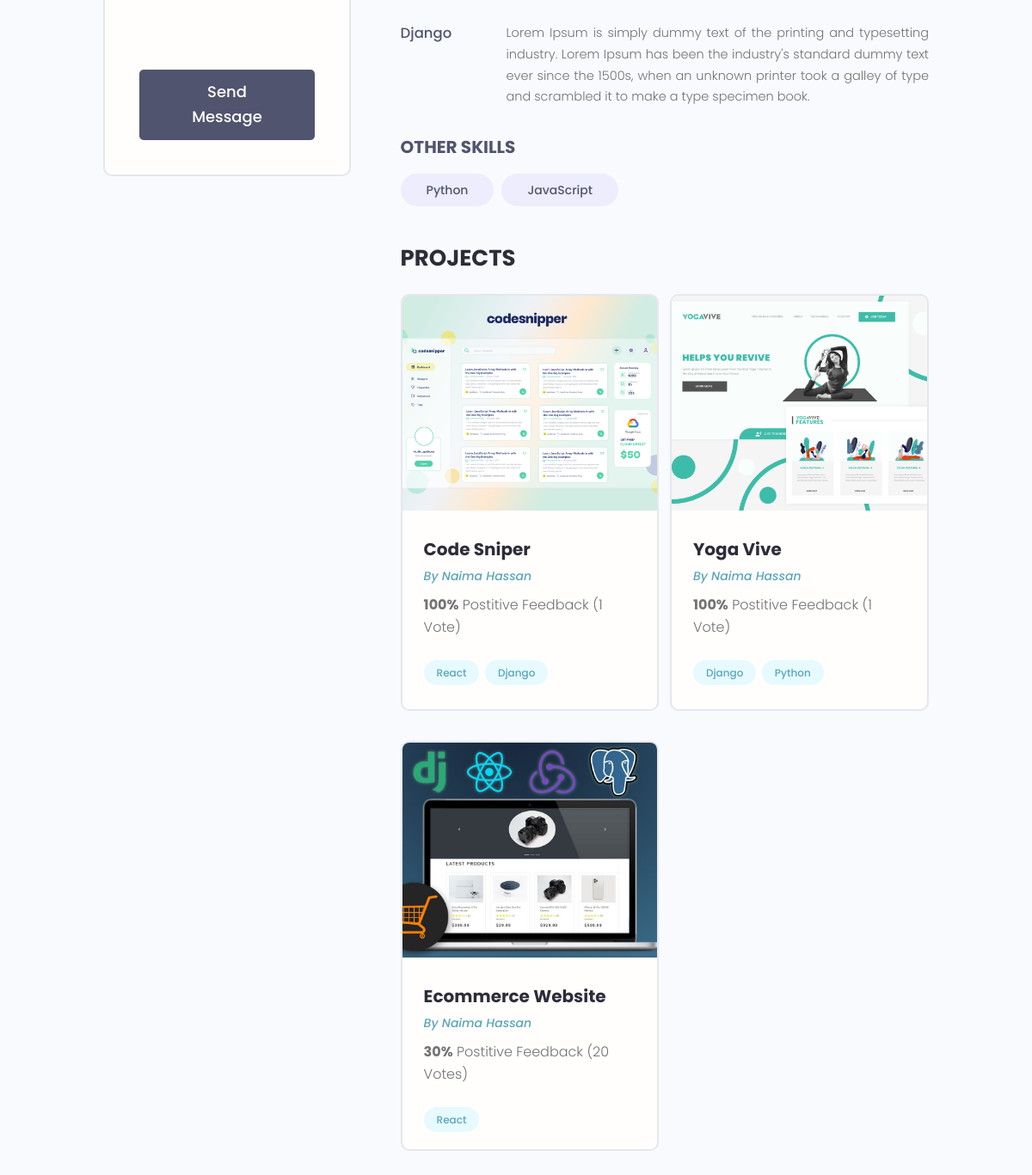
/profile/57720d48-24d0-4f7a-886d-cf2a162ddf82/ (lower part), run on an earlier commit of the app's database.
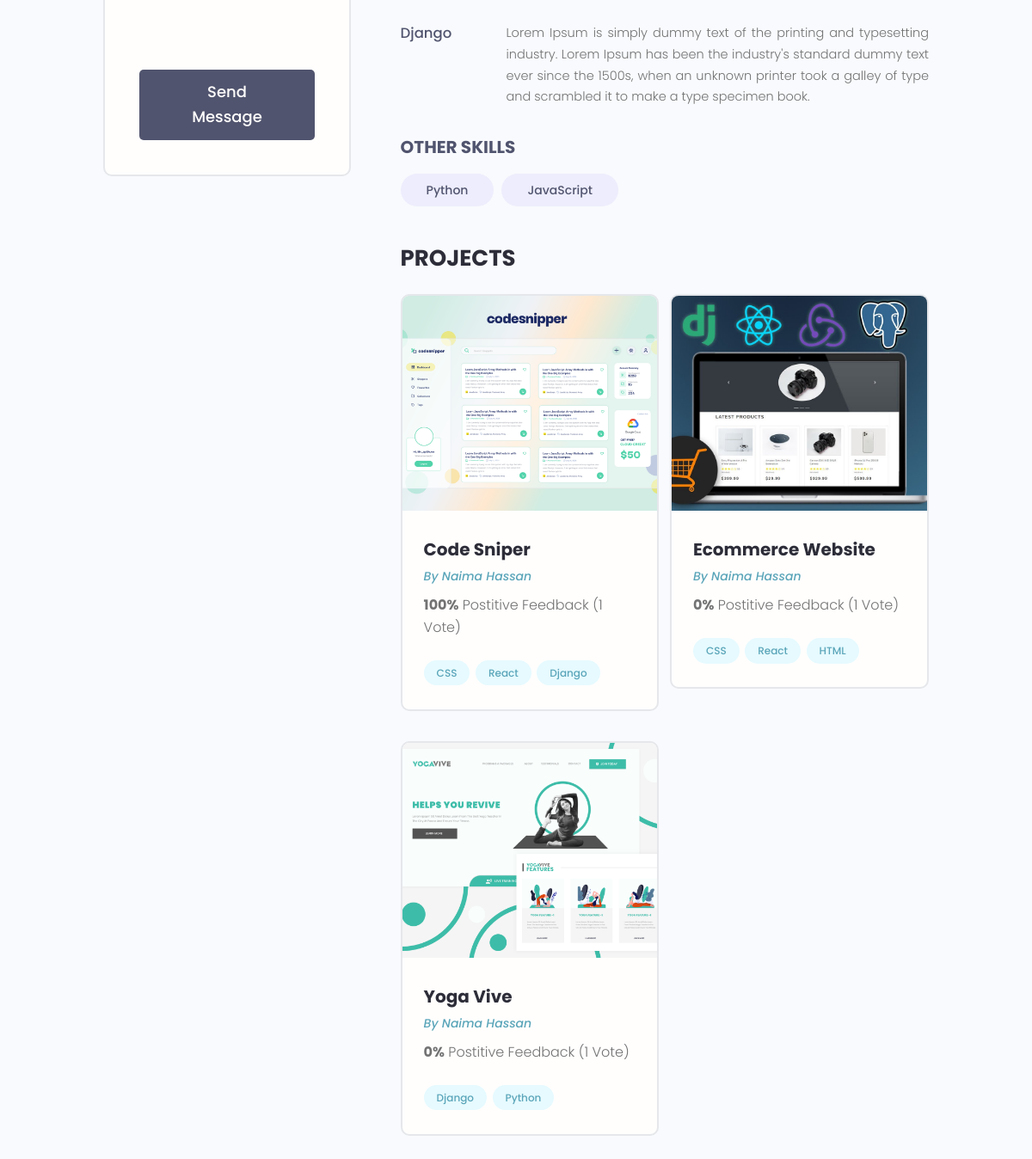
And on a later commit of the database.
### users/models.py (models this page shows, shortened)
class Skill(models.Model):
   owner = models.ForeignKey(Profile, on_delete=models.CASCADE, null=True, blank=True)
   name = models.CharField(max_length=200, null=True, blank=True)
   description = models.TextField(null=True, blank=True)
   created_at = models.DateTimeField(auto_now_add=True)
   id = models.UUIDField(default = uuid.uuid4, unique=True, primary_key=True, editable=False)

class Profile(models.Model):
   user = models.OneToOneField(User, on_delete = models.CASCADE, null=True, blank=True)
   name = models.CharField(max_length=200, null=True, blank=True)
   email = models.EmailField(max_length=500, blank=True,null=True)
   username = models.CharField(max_length=200, null=True, blank=True)
   location = models.CharField(max_length=200, null=True, blank=True)
   short_intro=models.CharField(max_length=200, null=True, blank=True)
   bio = models.TextField(null=True, blank=True)
   profile_image = models.ImageField(null=True, blank=True, upload_to='profiles/', default='profiles/user-default.png')
   social_github = models.CharField(max_length=200, null=True, blank=True)
   social_twitter = models.CharField(max_length=200, null=True, blank=True)
   social_linkedin = models.CharField(max_length=200, null=True, blank=True)
   social_youtube = models.CharField(max_length=200, null=True, blank=True)
   social_website = models.CharField(max_length=200, null=True, blank=True)
   created_at = models.DateTimeField(auto_now_add=True)
   id = models.UUIDField(default = uuid.uuid4, unique=True, primary_key=True, editable=False)
   class Meta:
      ordering = ['created_at']
   @property
   def imageURL(self):
      try:
         url = self.profile_image.url
      except:
         url = ''
      return url

### projects/models.py (models this page shows, shortened)
class Projects(models.Model):
  owner          = models.ForeignKey(Profile, null=True, blank=True, on_delete=models.CASCADE)
  title          = models.CharField(max_length=200)
  description    = models.TextField(null=True, blank=True)
  featured_image = models.ImageField(null=True, blank=True, default="default.jpg")
  demo_link      = models.CharField(max_length=2000,null=True, blank=True)
  source_link    = models.CharField(max_length=2000,null=True, blank=True)
  tags           = models.ManyToManyField(Tag, blank=True)
  vote_total     = models.IntegerField(default=0,null=True, blank=True)
  vote_ratio     = models.IntegerField(default=0,null=True, blank=True)
  created_at     = models.DateTimeField(auto_now_add=True)
  id             = models.UUIDField(default = uuid.uuid4, unique=True, primary_key=True, editable=False)
  class Meta:
   ordering = ['-vote_ratio','-vote_total', 'title']
  @property
  def imageURL(self):
    try:
      url = self.featured_image.url
    except:
      url = ''
    return url

class Tag(models.Model):
  name = models.CharField(max_length=200)
  created_at = models.DateTimeField(auto_now_add=True)
  id = models.UUIDField(default = uuid.uuid4, unique=True, primary_key=True, editable=False)
  def __str__(self):
   return self.name

### users/views.py (the view)
# urls.py: path('profile/<str:pk>/', views.userProfile, name="user-profile"),
def userProfile(request, pk):
   profile = Profile.objects.get(id=pk)
   topSkills = profile.skill_set.exclude(description__exact="")
   otherSkills = profile.skill_set.filter(description="")
   context ={'profile': profile, 'topSkills': topSkills, 'otherSkills': otherSkills}
   return render(request, 'users/user-profile.html', context)

### users/templates/users/user-profile.html (shortened to what this page needs)
{% extends 'main.html' %}
{% block content %}
<main class="profile my-md">
   <div class="container">
      <div class="layout">
         <div class="column column--1of3">
            <div class="card text-center">
               <div class="card__body dev">
                  <ul class="dev__social">
                  </ul>
                  {% if request.user.profile.id != profile.id %}
                  <a href="{% url 'create-message' profile.id %}" class="btn btn--sub btn--lg">Send Message </a>
                  {% endif %}
               </div>
            </div>
         </div>
         <div class="column column--2of3">
            <div class="devInfo">
               <div class="devInfo__skills">
                  {% for skill in topSkills %}
                  <div class="devSkill">
                     <h4 class="devSkill__title">{{skill.name}}</h4>
                     <p class="devSkill__info">
                        {{skill.description}}
                     </p>
                  </div>
                  {% endfor %}
                  <h3 class="devInfo__subtitle">Other Skills</h3>
                  <div class="devInfo__otherSkills">
                     {% for skill in otherSkills %}
                     <span class="tag tag--pill tag--sub tag--lg">
                        <small>{{skill.name}}</small>
                     </span>
                     {% endfor %}
                  </div>
               </div>
            </div>
            <div class="devInfo">
               <h3 class="devInfo__title">Projects</h3>
               <div class="grid grid--two">
                  {% for project in profile.projects_set.all %}
                  <div class="column">
                     <div class="card project">
                        <a href="{% url 'project' project.id %}" class="project">
                           <img class="project__thumbnail" src="{{project.imageURL}}"
                              alt="project thumbnail" />
                           <div class="card__body">
                              <h3 class="project__title">{{project.title}}</h3>
                              <p><a class="project__author" href="{% url 'user-profile' project.owner.id %}">By
                                    {{project.owner.name}}</a></p>
                              <p class="project--rating">
                                 <span style="font-weight: bold;">{{project.vote_ratio}}%</span> Postitive
                                 Feedback ({{project.vote_total}} Vote{{project.vote_total|pluralize:'s'}})
                              </p>
                              <div class="project__tags">
                                 {% for tag in project.tags.all %}
                                 <span class="tag tag--pill tag--main">
                                    <small>{{tag}}</small>
                                 </span>
                                 {% endfor %}
                              </div>
                           </div>
                        </a>
                     </div>
                  </div>
                  {% endfor %}
               </div>
            </div>
         </div>
      </div>
   </div>
</main>
{% endblock content %}

### templates/main.html (shortened to what this page needs)
<!DOCTYPE html>
{% load static %}
<html lang="en">
<head>
   <link rel="stylesheet" href="https://cdn.iconmonstr.com/1.3.0/css/iconmonstr-iconic-font.min.css" />
   <link rel="stylesheet" href="{% static 'uikit/styles/uikit.css' %}" />
   <link rel="stylesheet" href="{% static 'styles/app.css' %}" />
</head>
<body>
   {% block content %}
   {% endblock content %}
</body>
</html>

### templates/navbar.html (shortened to what this page needs)
{% load static %}

### static/styles/app.css (style rules this page uses)
:root { --color-sub: #2d2d39; }
.btn--sub { background-color: var(--color-sub-light); }
.card { border: 2px solid var(--color-light); }
img { width: 100%; }
.profile .card > .dev { padding: 4rem; }
.dev__social { margin: 3rem 0; list-style: none; display: flex; justify-content: center; gap: 1.5rem; }
.devInfo { margin-bottom: 3rem; }
.devInfo__title, .devInfo__subtitle { font-size: 2.6rem; color: var(--color-sub); text-transform: uppercase; font-weight: 700; margin-bottom: 1.5rem; }
.devInfo__subtitle { font-size: 2rem; color: var(--color-sub-light); }
.devInfo__about, .devSkill__info { font-size: 1.45rem; line-height: 1.7; text-align: justify; }
.devSkill { margin-bottom: 3rem; }
.devSkill__title { font-size: 1.65rem; font-weight: 500; color: var(--color-sub-light); }
@media screen and (min-width: 700px) { .devSkill { display: flex; justify-content: space-between; gap: 3rem; } }
@media screen and (min-width: 700px) { .devSkill__info { flex-basis: 80%; } }
.project__author { font-size: 1.4rem; font-style: italic; }
.project--rating { margin-bottom: 1.6em; margin-top: .5em; }
.project__thumbnail { height: 25rem; object-fit: cover; object-position: top center; }
.project__title { font-size: 2rem; font-weight: 700; color: var(--color-sub); }

### static/uikit/styles/modules/_variables.css (style rules this page uses)
:root { --color-main: #5aa5b9; --color-main-light: #e6faff; --color-sub: #3f4156; --color-sub-light: #51546e; --color-sub-lighter: #ededfd; --color-text: #737373; --color-gray: #8b8b8b; --color-light: #e5e7eb; --color-light-gray: #767676; --color-bg: #f8fafd; --color-white: #fffefd; --color-white-light: #f3f3f3; --color-success: #359e64; --color-success-bg: #def8e8; --color-error: #fc4b0b; --color-error-bg: #fff2ee; --font-base: 'Poppins', arial, helvetica, 'Segoe UI', roboto, ubuntu, sans-serif; --font-monospace: 'Fira Code', 'Courier New', courier, monospace; --font-regular: 300; --font-medium: 500; --font-bold: 700; --generic-shadow: 1px 1px 5px #00000010; --generic-transition: all 0.3s ease-in-out; }

### static/uikit/styles/modules/_base.css (style rules this page uses)
* { margin: 0; padding: 0; box-sizing: border-box; text-rendering: optimizeLegibility; color: inherit; font-size: inherit; }
html { font-size: 50%; }
@media only screen and (min-width: 480px) { html { font-size: 56.25%; } }
@media only screen and (min-width: 1200px) { html { font-size: 62.5%; } }
body { line-height: 1.6; font-weight: 400; font-size: 1.5rem; color: var(--color-text); background-color: var(--color-bg); min-height: 100vh; }

### static/uikit/styles/modules/_typography.css (style rules this page uses)
* { font-family: var(--font-base); }
h3 { font-size: 3.2rem; font-weight: var(--font-medium); }
h4 { font-size: 2.8rem; font-weight: var(--font-medium); }
p, span, strong { font-size: 1.6rem; color: var(--color-text); font-weight: var(--font-regular); }
a { padding-bottom: 2px; text-decoration: none; display: inline-block; color: var(--color-main); font-weight: var(--font-medium); }

### static/uikit/styles/modules/_utilities.css (style rules this page uses)
.container { width: 92%; max-width: 165rem; margin: 0 auto; box-sizing: border-box; }
@media screen and (min-width: 1000px) { .container { width: 90%; } }
@media screen and (min-width: 1200px) { .container { width: 80%; } }
.text-center { text-align: center; }
.my-md { margin: 3rem auto; }

### static/uikit/styles/modules/_button.css (style rules this page uses)
.btn { display: inline-block; position: relative; cursor: pointer; background-color: var(--color-light); font-weight: var(--font-medium); color: var(--color-sub); text-decoration: none; padding: 1rem 2rem; border-radius: 0.5rem; border: none; width: -webkit-fit-content; width: -moz-fit-content; width: fit-content; height: -webkit-fit-content; height: -moz-fit-content; height: fit-content; font-size: 1.6rem; outline-width: 0; outline-color: transparent; -webkit-backface-visibility: hidden; backface-visibility: hidden; transition: all 0.3s ease-in-out; }
.btn--sub { background-color: var(--color-sub); color: var(--color-white); }
.btn--lg { font-size: 1.8rem; padding: 1.2rem 4.5rem; }

### static/uikit/styles/modules/_card.css (style rules this page uses)
.card { border-radius: 1rem; background-color: var(--color-white); border: 1.5px solid var(--color-light); width: auto; height: auto; margin-top: 0.5rem; margin-bottom: 0.5rem; overflow: hidden; }
.card__body, .card__header { padding: 2rem 2.5rem; }

### static/uikit/styles/modules/_grid.css (style rules this page uses)
.grid { display: flex; flex-wrap: wrap; justify-content: flex-start; align-items: stretch; }
.grid > .column { min-width: 28rem; margin-bottom: 2.5rem; }
.grid--two > .column { flex-basis: 100%; }
@media screen and (min-width: 800px) { .grid--two { margin-right: -2%; } }
@media screen and (min-width: 800px) { .grid--two > .column { margin-right: 2%; } }
@media screen and (min-width: 800px) { .grid--two > .column { flex-basis: 48%; } }

What changed in the data, as far as the page shows it:
added Tag: name "CSS"
changed Projects "Ecommerce Website": vote_ratio "30" → "0"; vote_total "20" → "1"; moves up the list
added Tag: name "HTML", shown under Projects "Ecommerce Website"
changed Projects "Yoga Vive": vote_ratio "100" → "0"
